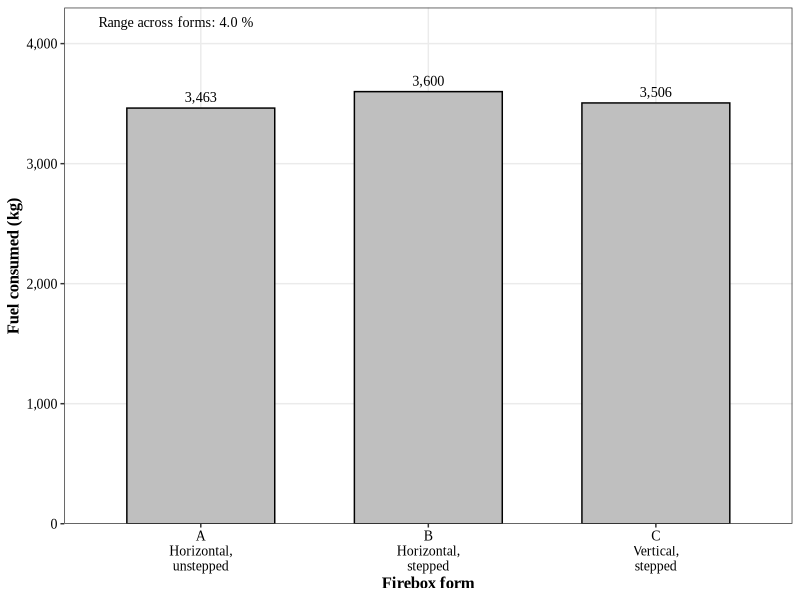
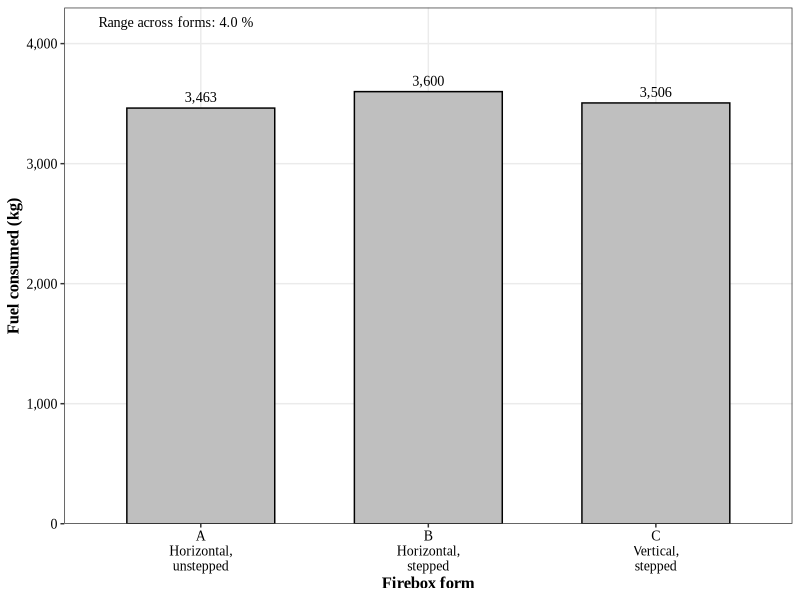
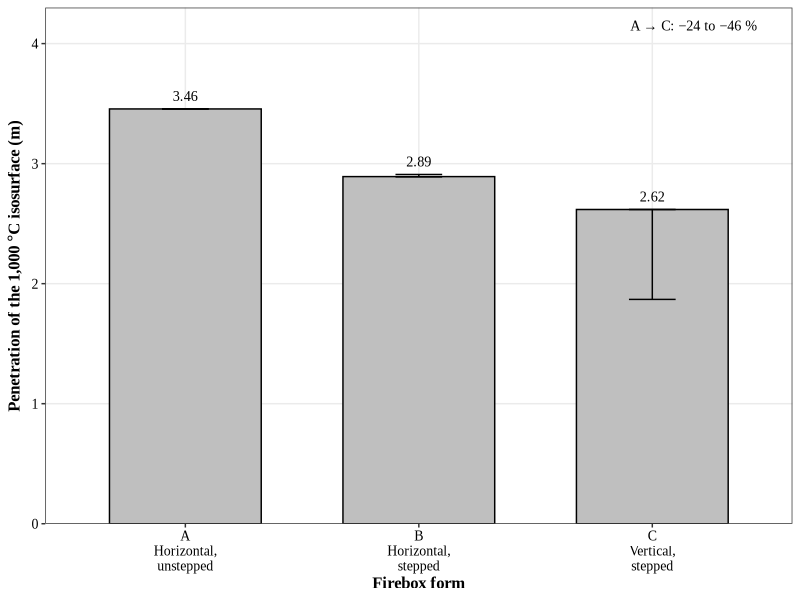
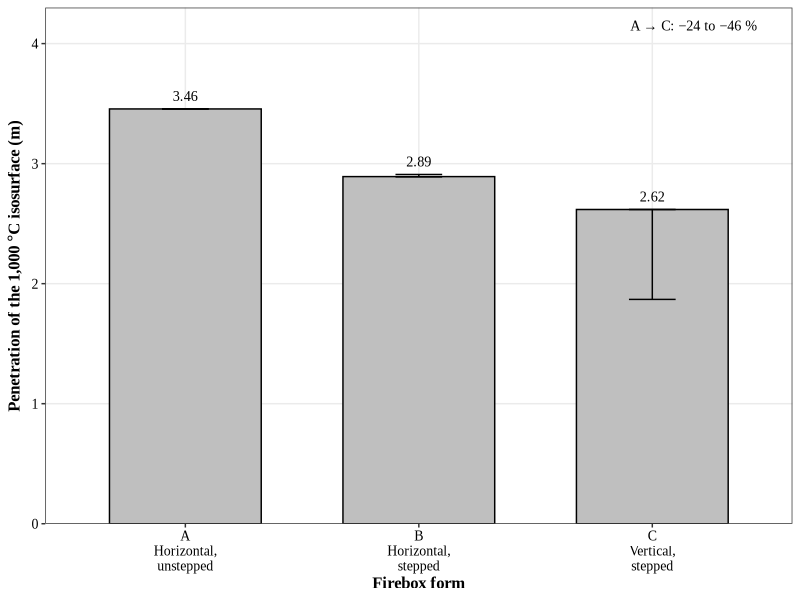
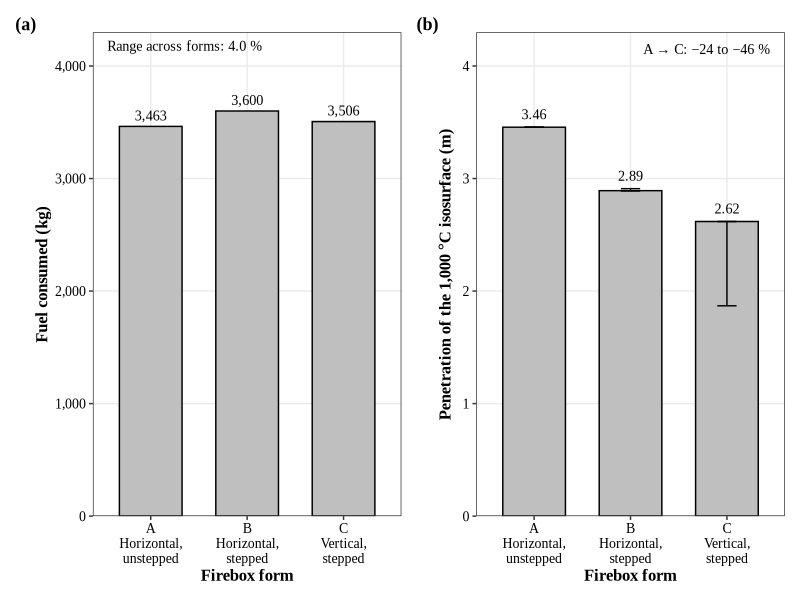
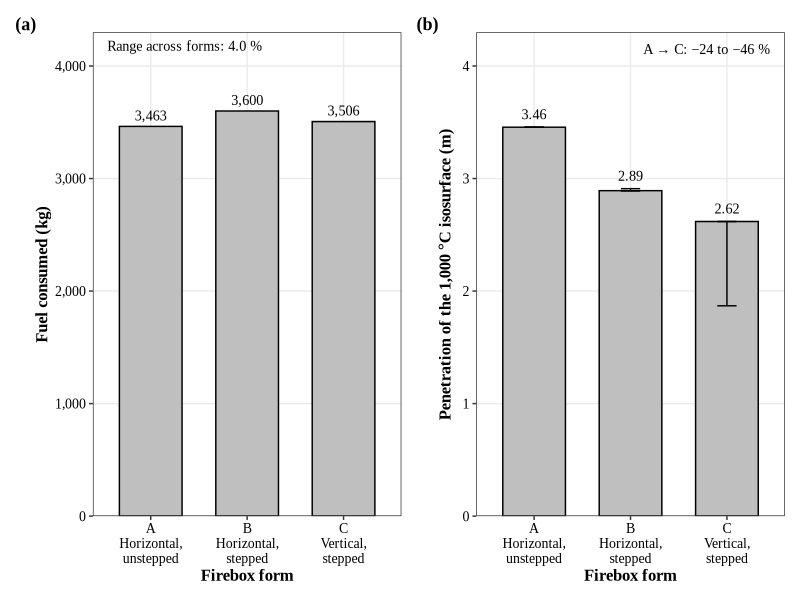

Source code (R) for these figures, in order:
library(ggplot2)
library(here)
library(patchwork)

FONT <- "Times New Roman"

df <- read.csv(here("Data/Kiln_Form.csv"), fileEncoding = "UTF-8")
df$form <- factor(df$form, levels = c("A", "B", "C"))
# 7.5 in 폭에서 형식명이 겹치지 않게 설명을 두 줄로 ("Horizontal,\nunstepped")
df$axis <- paste(df$form, sub(", ", ",\n", df$desc, fixed = TRUE), sep = "\n")
df$axis <- factor(df$axis, levels = df$axis[order(df$form)])

kiln_theme <- theme_bw() +
    theme(text = element_text(family = FONT),
        plot.title = element_text(hjust = 0.5, size = 12, face = 'bold'),
        axis.title.x = element_text(size = 12, colour = "black", face = 'bold'),
        axis.title.y = element_text(size = 12, colour = "black", face = 'bold'),
        axis.text = element_text(size = 10, colour = "black"),
        panel.grid.minor = element_blank())

########## 1. Fuel consumed by firebox form ##########
# 세 형식의 차폭을 그대로 읽히게 하려고 y 를 0 에서 시작한다.
spread <- (max(df$fuel_kg) - min(df$fuel_kg)) / min(df$fuel_kg) * 100

p1 <- ggplot(df, aes(x = axis, y = fuel_kg)) +
    geom_col(fill = "grey75", colour = "black", width = 0.65) +
    geom_text(aes(label = format(fuel_kg, big.mark = ",")),
              vjust = -0.6, size = 3.6, family = FONT) +
    annotate("text", x = 0.55, y = 4180, hjust = 0, size = 3.6, family = FONT,
             label = sprintf("Range across forms: %.1f %%", spread)) +
    scale_y_continuous(limits = c(0, 4300), expand = c(0, 0),
                       labels = function(v) format(v, big.mark = ",")) +
    xlab("Firebox form") +
    ylab("Fuel consumed (kg)") +
    kiln_theme
ggsave(here("Results/figures/graphs/Bar(Fuel_by_form).tiff"), p1, dpi = 300, width = 5, height = 5, units = 'in', bg = "white", compression = "lzw")
ggsave(here("Results/figures/graphs/Bar(Fuel_by_form).jpeg"), p1, dpi = 300, width = 5, height = 5, units = 'in', bg = "white", quality = 95)

########## 2. Penetration of the 1,000 C isosurface ##########
# 결정 K22: 45 s 까지 도달한 최대 거리. 막대는 본계산(6 분할), 오차 막대는 병렬 분할 4·6·8·10
# 네 판의 범위(pen_min_m–pen_max_m). C 는 분할에 따라 갈리므로 A → C 감소도 범위로 적는다.
pA <- df$penetration_m[df$form == "A"]
drop_hi <- (pA - df$penetration_m[df$form == "C"]) / pA * 100
drop_lo <- (pA - df$pen_min_m[df$form == "C"]) / pA * 100

p2 <- ggplot(df, aes(x = axis, y = penetration_m)) +
    geom_col(fill = "grey75", colour = "black", width = 0.65) +
    geom_errorbar(aes(ymin = pen_min_m, ymax = pen_max_m), width = 0.2, linewidth = 0.5) +
    geom_text(aes(y = pen_max_m, label = sprintf("%.2f", penetration_m)),
              vjust = -0.8, size = 3.6, family = FONT) +
    annotate("text", x = 3.45, y = 4.15, hjust = 1, size = 3.6, family = FONT,
             label = sprintf("A → C: −%.0f to −%.0f %%", drop_hi, drop_lo)) +
    scale_y_continuous(limits = c(0, 4.3), expand = c(0, 0)) +
    xlab("Firebox form") +
    ylab(expression(bold(paste("Penetration of the 1,000 ", degree, "C isosurface (m)")))) +
    kiln_theme
ggsave(here("Results/figures/graphs/Bar(Penetration_by_form).tiff"), p2, dpi = 300, width = 5, height = 5, units = 'in', bg = "white", compression = "lzw")
ggsave(here("Results/figures/graphs/Bar(Penetration_by_form).jpeg"), p2, dpi = 300, width = 5, height = 5, units = 'in', bg = "white", quality = 95)

########## 1 x 2 ##########
# 원고 그림은 PLOS 최대 폭 7.5 in 에 600 dpi 로 낸다 — 줄여 싣지 않으므로 글자 크기(10–13 pt)가 그대로다 (E-26, R-08).
fig <- p1 + p2 + plot_annotation(tag_levels = "a", tag_prefix = "(", tag_suffix = ")") &
    theme(plot.tag = element_text(family = FONT, size = 13, face = "bold"))
ggsave(here("Results/figures/graphs/Fig_Form.tiff"), fig, dpi = 600, width = 7.5, height = 4, units = 'in', bg = "white", compression = "lzw")
ggsave(here("Results/figures/graphs/Fig_Form.jpeg"), fig, dpi = 600, width = 7.5, height = 4, units = 'in', bg = "white", quality = 95)
